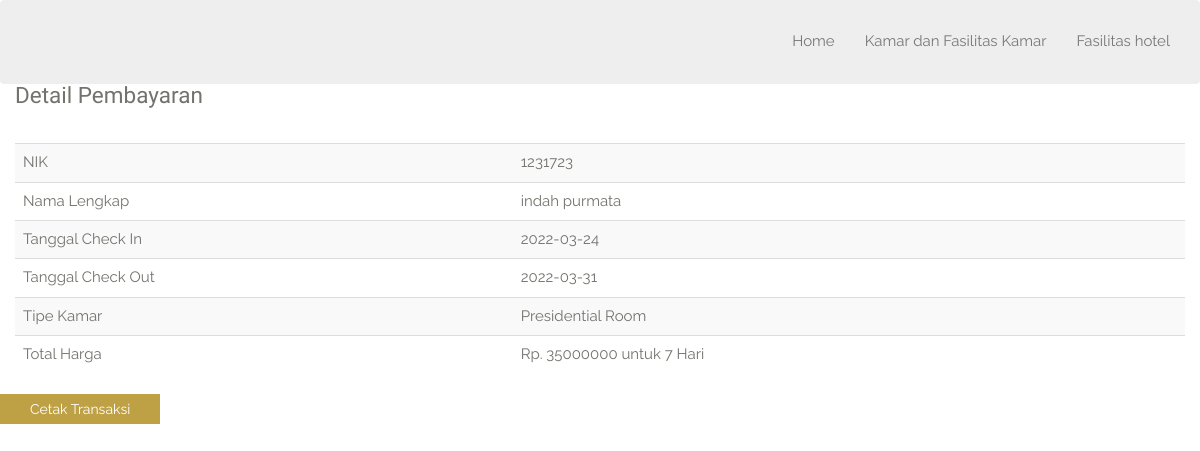
Page /transaksi.php on the committed database.
### tables this page shows
CREATE TABLE `pemesanan` (
  `id` int(11) NOT NULL,
  `id_kamar` int(11) NOT NULL,
  `nik` int(20) NOT NULL,
  `nama` varchar(50) NOT NULL,
  `tipe` varchar(50) NOT NULL,
  `check_in` date NOT NULL,
  `check_out` date NOT NULL,
  `harga` text NOT NULL
);

### transaksi.php (the view)
<?php include 'header.php' ?>
<div class="container">
    <div class="row">
        <table class="table table-bordered">
            <h3> Detail Pembayaran </h3>
            <div class="col-sm-2 col-md-4">
                <table class="table table-striped">
                    <tbody>
                        <?php
                        require 'db.php';
                        $sql = mysqli_query($connection, "SELECT * FROM pemesanan ORDER BY id DESC LIMIT 1;");
                        while ($data = mysqli_fetch_array($sql)) {
                        ?>
                            <tr>
                                <td>NIK</td>
                                <td><?php echo $data['nik']; ?></td>
                            </tr>
                            <tr>
                                <td>Nama Lengkap</td>
                                <td><?php echo $data['nama']; ?></td>
                            </tr>
                            <tr>
                                <td>Tanggal Check In</td>
                                <td><?php echo $data['check_in']; ?></td>
                            </tr>
                            <tr>
                                <td>Tanggal Check Out</td>
                                <td><?php echo $data['check_out']; ?></td>
                            </tr>
                            <tr>
                                <td>Tipe Kamar</td>
                                <td><?php echo $data['tipe']; ?></td>
                            </tr>
                            <tr>
                                <td>Total Harga</td>
                                <td><?php echo $data['harga']; ?></td>
                            </tr>
                        <?php
                        }
                        ?>
                    </tbody>
                </table>
            </div>
    </div>
    <div>
        <button onClick="window.print();" class="btn btn-default">Cetak Transaksi</button>
    </div>
</div>

### assets/style.css (style rules this page uses)
body { background-color: #fff;font-family: 'Raleway', sans-serif;font-size: 15px;line-height: 15px; color: #73726C; }
.btn,a,a:hover { text-decoration: none;-webkit-transition: all 0.3s ease-in-out;-moz-transition: all 0.3s ease-in-out;-ms-transition: all 0.3s ease-in-out;-o-transition: all 0.3s ease-in-out;transition: all 0.3s ease-in-out;outline:0 ; }
h1,h2,h3,h4,h5,h6 { font-family:'Old Standard TT', serif;line-height: 1em;margin: 0; }
h3 { font-size: 1.5em; margin-bottom: 0.70em; }
.btn { border:none !important;border-radius: 0;padding: 5px 30px; }
.btn-default { background:#bfa145;box-shadow: none !important;color: #fff; }

### rows in the picture
pemesanan: nik "1231723", nama "indah purmata", check_in "2022-03-24", check_out "2022-03-31", tipe "Presidential Room", harga "Rp. 35000000 untuk 7 Hari"
